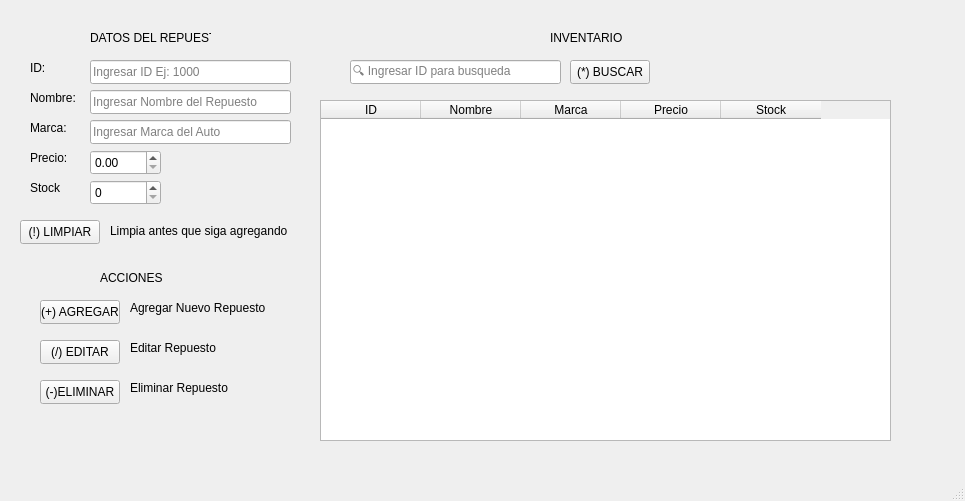
<?xml version="1.0" encoding="UTF-8"?>
<ui version="4.0">
 <class>MainWindow</class>
 <widget class="QMainWindow" name="MainWindow">
  <property name="geometry">
   <rect>
    <x>0</x>
    <y>0</y>
    <width>965</width>
    <height>501</height>
   </rect>
  </property>
  <property name="windowTitle">
   <string>Inventario Automotriz</string>
  </property>
  <widget class="QWidget" name="centralwidget">
   <widget class="QLabel" name="lbltitle1">
    <property name="geometry">
     <rect>
      <x>90</x>
      <y>30</y>
      <width>121</width>
      <height>16</height>
     </rect>
    </property>
    <property name="text">
     <string>DATOS DEL REPUESTO</string>
    </property>
   </widget>
   <widget class="QLabel" name="lblID">
    <property name="geometry">
     <rect>
      <x>30</x>
      <y>60</y>
      <width>121</width>
      <height>16</height>
     </rect>
    </property>
    <property name="text">
     <string>ID:</string>
    </property>
   </widget>
   <widget class="QLabel" name="lblNombre">
    <property name="geometry">
     <rect>
      <x>30</x>
      <y>90</y>
      <width>121</width>
      <height>16</height>
     </rect>
    </property>
    <property name="text">
     <string>Nombre:</string>
    </property>
   </widget>
   <widget class="QLabel" name="lblMarca">
    <property name="geometry">
     <rect>
      <x>30</x>
      <y>120</y>
      <width>121</width>
      <height>16</height>
     </rect>
    </property>
    <property name="text">
     <string>Marca:</string>
    </property>
   </widget>
   <widget class="QLabel" name="lblPrecio">
    <property name="geometry">
     <rect>
      <x>30</x>
      <y>150</y>
      <width>121</width>
      <height>16</height>
     </rect>
    </property>
    <property name="text">
     <string>Precio:</string>
    </property>
   </widget>
   <widget class="QLabel" name="lblStock">
    <property name="geometry">
     <rect>
      <x>30</x>
      <y>180</y>
      <width>121</width>
      <height>16</height>
     </rect>
    </property>
    <property name="text">
     <string>Stock</string>
    </property>
   </widget>
   <widget class="QPushButton" name="pBAgregar">
    <property name="geometry">
     <rect>
      <x>40</x>
      <y>300</y>
      <width>80</width>
      <height>24</height>
     </rect>
    </property>
    <property name="text">
     <string>(+) AGREGAR</string>
    </property>
   </widget>
   <widget class="QPushButton" name="pBEditar">
    <property name="geometry">
     <rect>
      <x>40</x>
      <y>340</y>
      <width>80</width>
      <height>24</height>
     </rect>
    </property>
    <property name="text">
     <string>(/) EDITAR</string>
    </property>
   </widget>
   <widget class="QPushButton" name="pBEliminar">
    <property name="geometry">
     <rect>
      <x>40</x>
      <y>380</y>
      <width>80</width>
      <height>24</height>
     </rect>
    </property>
    <property name="text">
     <string>(-)ELIMINAR</string>
    </property>
   </widget>
   <widget class="QLabel" name="lblAccione">
    <property name="geometry">
     <rect>
      <x>100</x>
      <y>270</y>
      <width>121</width>
      <height>16</height>
     </rect>
    </property>
    <property name="text">
     <string>ACCIONES </string>
    </property>
   </widget>
   <widget class="QTableWidget" name="tableInventario">
    <property name="geometry">
     <rect>
      <x>320</x>
      <y>100</y>
      <width>571</width>
      <height>341</height>
     </rect>
    </property>
    <column>
     <property name="text">
      <string>ID</string>
     </property>
    </column>
    <column>
     <property name="text">
      <string>Nombre</string>
     </property>
    </column>
    <column>
     <property name="text">
      <string>Marca</string>
     </property>
    </column>
    <column>
     <property name="text">
      <string>Precio</string>
     </property>
    </column>
    <column>
     <property name="text">
      <string>Stock</string>
     </property>
    </column>
   </widget>
   <widget class="QLabel" name="lblInventario">
    <property name="geometry">
     <rect>
      <x>550</x>
      <y>30</y>
      <width>121</width>
      <height>16</height>
     </rect>
    </property>
    <property name="text">
     <string>INVENTARIO</string>
    </property>
   </widget>
   <widget class="QSpinBox" name="spinBox">
    <property name="geometry">
     <rect>
      <x>90</x>
      <y>180</y>
      <width>71</width>
      <height>25</height>
     </rect>
    </property>
   </widget>
   <widget class="QDoubleSpinBox" name="doubleSpinBox">
    <property name="geometry">
     <rect>
      <x>90</x>
      <y>150</y>
      <width>71</width>
      <height>25</height>
     </rect>
    </property>
   </widget>
   <widget class="QLineEdit" name="lineMarca">
    <property name="geometry">
     <rect>
      <x>90</x>
      <y>120</y>
      <width>201</width>
      <height>24</height>
     </rect>
    </property>
    <property name="placeholderText">
     <string>Ingresar Marca del Auto</string>
    </property>
   </widget>
   <widget class="QLineEdit" name="lineNombre">
    <property name="geometry">
     <rect>
      <x>90</x>
      <y>90</y>
      <width>201</width>
      <height>24</height>
     </rect>
    </property>
    <property name="placeholderText">
     <string>Ingresar Nombre del Repuesto</string>
    </property>
   </widget>
   <widget class="QLineEdit" name="lineID">
    <property name="geometry">
     <rect>
      <x>90</x>
      <y>60</y>
      <width>201</width>
      <height>24</height>
     </rect>
    </property>
    <property name="accessibleName">
     <string/>
    </property>
    <property name="placeholderText">
     <string>Ingresar ID Ej: 1000</string>
    </property>
   </widget>
   <widget class="QLineEdit" name="lineBuscar">
    <property name="geometry">
     <rect>
      <x>350</x>
      <y>60</y>
      <width>211</width>
      <height>24</height>
     </rect>
    </property>
    <property name="placeholderText">
     <string>🔍 Ingresar ID para busqueda</string>
    </property>
   </widget>
   <widget class="QPushButton" name="pBBuscar">
    <property name="geometry">
     <rect>
      <x>570</x>
      <y>60</y>
      <width>80</width>
      <height>24</height>
     </rect>
    </property>
    <property name="text">
     <string>(*) BUSCAR</string>
    </property>
   </widget>
   <widget class="QLabel" name="lblAgregar">
    <property name="geometry">
     <rect>
      <x>130</x>
      <y>300</y>
      <width>161</width>
      <height>16</height>
     </rect>
    </property>
    <property name="text">
     <string>Agregar Nuevo Repuesto</string>
    </property>
   </widget>
   <widget class="QLabel" name="lblEditar">
    <property name="geometry">
     <rect>
      <x>130</x>
      <y>340</y>
      <width>161</width>
      <height>16</height>
     </rect>
    </property>
    <property name="text">
     <string>Editar Repuesto</string>
    </property>
   </widget>
   <widget class="QLabel" name="lblEliminar">
    <property name="geometry">
     <rect>
      <x>130</x>
      <y>380</y>
      <width>161</width>
      <height>16</height>
     </rect>
    </property>
    <property name="text">
     <string>Eliminar Repuesto</string>
    </property>
   </widget>
   <widget class="QPushButton" name="pushButton_6">
    <property name="geometry">
     <rect>
      <x>20</x>
      <y>220</y>
      <width>80</width>
      <height>24</height>
     </rect>
    </property>
    <property name="text">
     <string>(!) LIMPIAR</string>
    </property>
   </widget>
   <widget class="QLabel" name="lblLimpieza">
    <property name="geometry">
     <rect>
      <x>110</x>
      <y>220</y>
      <width>181</width>
      <height>21</height>
     </rect>
    </property>
    <property name="text">
     <string>Limpia antes que siga agregando</string>
    </property>
   </widget>
  </widget>
  <widget class="QMenuBar" name="menubar">
   <property name="geometry">
    <rect>
     <x>0</x>
     <y>0</y>
     <width>965</width>
     <height>21</height>
    </rect>
   </property>
  </widget>
  <widget class="QStatusBar" name="statusbar"/>
 </widget>
 <resources/>
 <connections/>
</ui>
